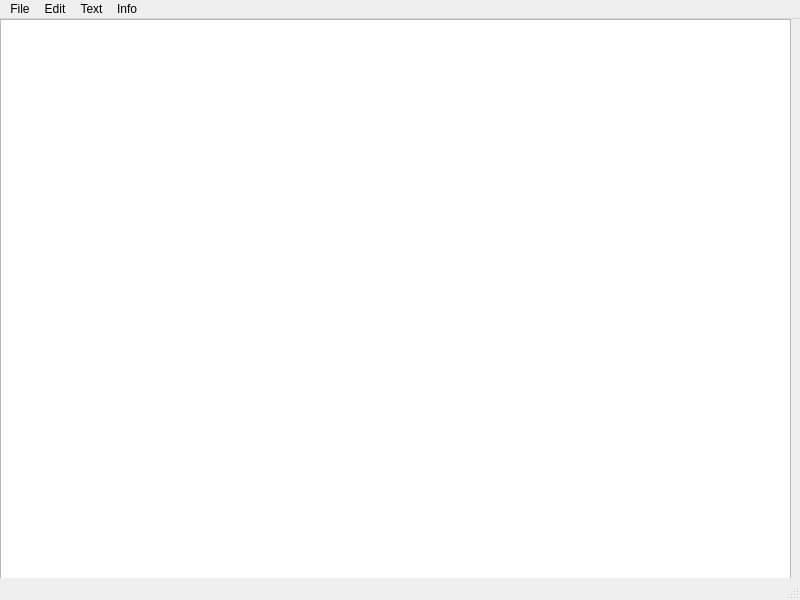
<?xml version="1.0" encoding="UTF-8"?>
<ui version="4.0">
 <class>MainWindow</class>
 <widget class="QMainWindow" name="MainWindow">
  <property name="geometry">
   <rect>
    <x>0</x>
    <y>0</y>
    <width>800</width>
    <height>600</height>
   </rect>
  </property>
  <property name="windowTitle">
   <string>MainWindow</string>
  </property>
  <widget class="QWidget" name="centralwidget">
   <widget class="QTextEdit" name="textEdit">
    <property name="geometry">
     <rect>
      <x>0</x>
      <y>0</y>
      <width>791</width>
      <height>581</height>
     </rect>
    </property>
    <property name="html">
     <string>&lt;!DOCTYPE HTML PUBLIC &quot;-//W3C//DTD HTML 4.0//EN&quot; &quot;http://www.w3.org/TR/REC-html40/strict.dtd&quot;&gt;
&lt;html&gt;&lt;head&gt;&lt;meta name=&quot;qrichtext&quot; content=&quot;1&quot; /&gt;&lt;meta charset=&quot;utf-8&quot; /&gt;&lt;style type=&quot;text/css&quot;&gt;
p, li { white-space: pre-wrap; }
hr { height: 1px; border-width: 0; }
li.unchecked::marker { content: &quot;\2610&quot;; }
li.checked::marker { content: &quot;\2612&quot;; }
&lt;/style&gt;&lt;/head&gt;&lt;body style=&quot; font-family:'Segoe UI'; font-size:9pt; font-weight:400; font-style:normal;&quot;&gt;
&lt;p style=&quot;-qt-paragraph-type:empty; margin-top:0px; margin-bottom:0px; margin-left:0px; margin-right:0px; -qt-block-indent:0; text-indent:0px;&quot;&gt;&lt;br /&gt;&lt;/p&gt;&lt;/body&gt;&lt;/html&gt;</string>
    </property>
   </widget>
  </widget>
  <widget class="QStatusBar" name="statusbar"/>
  <widget class="QMenuBar" name="menubar">
   <property name="geometry">
    <rect>
     <x>0</x>
     <y>0</y>
     <width>800</width>
     <height>25</height>
    </rect>
   </property>
   <widget class="QMenu" name="menuFile">
    <property name="title">
     <string>File</string>
    </property>
    <addaction name="actionNew"/>
    <addaction name="actionOpen"/>
    <addaction name="actionSave_As"/>
   </widget>
   <widget class="QMenu" name="menuEdit">
    <property name="title">
     <string>Edit</string>
    </property>
    <addaction name="actionCut"/>
    <addaction name="actionCopy"/>
    <addaction name="actionPaste"/>
    <addaction name="separator"/>
    <addaction name="actionUndo"/>
    <addaction name="actionRedo"/>
   </widget>
   <widget class="QMenu" name="menuText">
    <property name="title">
     <string>Text</string>
    </property>
    <addaction name="actionBold_2"/>
    <addaction name="actionSuperscript"/>
    <addaction name="actionSubscript"/>
    <addaction name="separator"/>
   </widget>
   <widget class="QMenu" name="menuInfo">
    <property name="title">
     <string>Info</string>
    </property>
    <addaction name="actionAbout_Me"/>
   </widget>
   <addaction name="menuFile"/>
   <addaction name="menuEdit"/>
   <addaction name="menuText"/>
   <addaction name="menuInfo"/>
  </widget>
  <action name="actionNew">
   <property name="text">
    <string>New</string>
   </property>
  </action>
  <action name="actionOpen">
   <property name="text">
    <string>Open</string>
   </property>
  </action>
  <action name="actionSave_As">
   <property name="text">
    <string>Save As</string>
   </property>
  </action>
  <action name="actionCut">
   <property name="text">
    <string>Cut</string>
   </property>
  </action>
  <action name="actionCopy">
   <property name="text">
    <string>Copy</string>
   </property>
  </action>
  <action name="actionPaste">
   <property name="text">
    <string>Paste</string>
   </property>
  </action>
  <action name="actionUndo">
   <property name="text">
    <string>Undo</string>
   </property>
  </action>
  <action name="actionRedo">
   <property name="text">
    <string>Redo</string>
   </property>
  </action>
  <action name="actionBold_2">
   <property name="checkable">
    <bool>true</bool>
   </property>
   <property name="text">
    <string>Bold</string>
   </property>
  </action>
  <action name="actionSuperscript">
   <property name="checkable">
    <bool>true</bool>
   </property>
   <property name="text">
    <string>Superscript</string>
   </property>
  </action>
  <action name="actionSubscript">
   <property name="checkable">
    <bool>true</bool>
   </property>
   <property name="text">
    <string>Subscript</string>
   </property>
  </action>
  <action name="actionAbout_Me">
   <property name="text">
    <string>About Me</string>
   </property>
  </action>
 </widget>
 <resources/>
 <connections/>
</ui>
